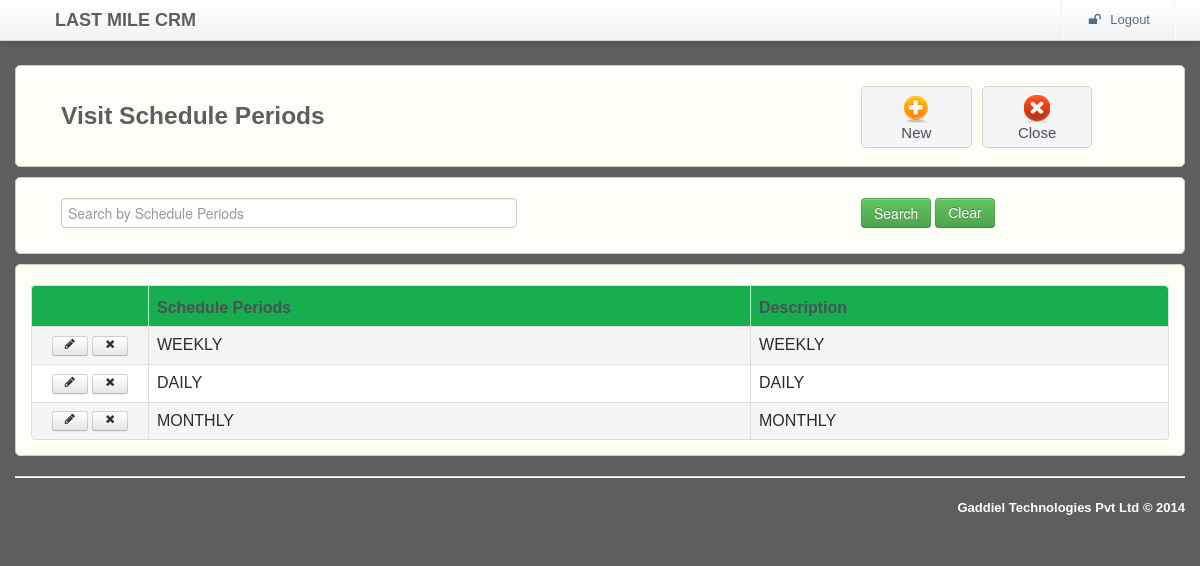
Screenshot of /master/visitSchedulePeriod/visitSchedulePeriods.php with the database file from the repository.
### tables this page shows
CREATE TABLE IF NOT EXISTS `VISIT_SCH_PERIODS` (
  `CREATED_BY` varchar(60) NOT NULL DEFAULT '-1',
  `CREATED_DATE` date NOT NULL DEFAULT '0000-00-00',
  `LAST_UPDATE_BY` varchar(60) NOT NULL DEFAULT '-1',
  `LAST_UPDATE_DATE` timestamp NOT NULL DEFAULT CURRENT_TIMESTAMP ON UPDATE CURRENT_TIMESTAMP,
  `ID` int(10) NOT NULL AUTO_INCREMENT,
  `SCH_PERIOD` varchar(60) NOT NULL,
  `DESCRIPTION` varchar(240) DEFAULT NULL,
  PRIMARY KEY (`ID`)
);

### master/visitSchedulePeriod/visitSchedulePeriods.php (the view, shortened to what this page needs)
<html lang="en"><head><meta http-equiv="Content-Type" content="text/html; charset=UTF-8">
    <link rel="stylesheet" type="text/css" href="../../resources/css/bootstrap.min.css" >
    <link rel="stylesheet" type="text/css" href="../../resources/css/bootstrap-responsive.min.css" >
    <link rel="stylesheet" type="text/css" href="../../resources/css/alveolae.css">
    <link rel="stylesheet" type="text/css" href="../../resources/css/font-awesome.css">
    <link rel="stylesheet" type="text/css" href="../../resources/css/footable.core.css?v=2-0-1">
    <link rel="stylesheet" type="text/css" href="../../resources/css/footable-demos.css">
</head>
<body>
<?php include($_SERVER['DOCUMENT_ROOT'].'/lastMileCRM/header.php'); ?>
	<form action="" method="POST" name="forms">
	<div id="main-content">
		<div class="container">
			<div class="row">
			   <div class="span12 desktop">
				 <div class="widget">
					<div class="widget-content ">
						<div class="span8"><h3>Visit Schedule Periods</h3></div>
						<div class="span3">
							<div class="box-holder">
                                 <a href="addVisitSchedulePeriods.php" onClick="newPage()">
                                 <div class="box"><img src="../../resources/images/e-add.png"/></br>New</div></a>
                            </div>
							 <div class="box-holder">
							   <a href="../master.php">
							   <div class="box"><img src="../../resources/images/e-close.png"/></br>Close</div></a>
                             </div>
						</div>
					</div>
				</div>
			 </div>
					<div class="span12">
					    <div class="widget">
						<div class="widget-content">
							<div class="span8"><input type="text" autofocus class="span5" placeholder="Search by Schedule Periods" id="searchSchedulePeriods" name="searchSchedulePeriods"/></div>
							<div class="span3"><input type="submit" class="btn btn-success " onClick="searchvalue()" value="Search"> <a href="#" class="btn btn-success " onClick="clearvalue()">Clear</a></div>
						</div>
					   </div>
			  </div>
				<div class="span12">
					<div class="widget-content">
						<div class="tab-content">
							<div class="tab-pane active" id="demo">
							<table class="table demo table-bordered " data-filter="#filter" data-page-size="5"
							       data-page-previous-text="prev" data-page-next-text="next">
								<thead>
									   <tr class="widget-header">
										<th ></th>
										<th data-toggle="true">Schedule Periods</th>
										<th data-hide="phone">Description</th>
									</tr>
								</thead>
								<tbody id="gridvaluediv" class="mytable1">
								 <?php
								    $pdo = Database::connect();
									$pdo->setAttribute(PDO::ATTR_ERRMODE, PDO::ERRMODE_EXCEPTION);
									$result = $pdo->prepare("SELECT ID,SCH_PERIOD,DESCRIPTION FROM VISIT_SCH_PERIODS ORDER BY ID DESC");
		                            $result->execute();
		                            for($i=0; $row = $result->fetch(); $i++){
			 				      ?>
									<tr Style="cursor:pointer;">
                                    <td class="actions">
											<a href="editVisitSchedulePeriods.php?id=<?php echo $row['ID']; ?>" class="btn btn-small "><i class="icon-pencil"></i></a>
											<a href="deleteVisitSchedulePeriods.php?id=<?php echo $row['ID']; ?>" class="btn btn-small" onclick="return confirm('Are you sure?')"><i class="icon-remove"></i></a>
										</td>
										<td><?php  echo $row['SCH_PERIOD'];?></td>
										<td><?php  echo $row['DESCRIPTION'];?></td>
									</tr>
								  <?php } ?>
								</tbody>
							</table>
							</div>
						</div>
					</div>
				</div>
			</div>
			<?php include($_SERVER['DOCUMENT_ROOT'].'/lastMileCRM/footer.php'); ?>
		</div>
	</div>
     </form>
</body>
</html>

### resources/css/alveolae.css (style rules this page uses)
body { background-color: #5e5e5e; font-family: 'Asap', sans-serif; }
h3 { margin-bottom: 15px; font-weight: 700; color: #5e5e5e; }
#main-content { padding-top: 60px; }
label, input, button, select, textarea { cursor: default; }
.box-holder { width: 25%; display: table-cell; }
.box-holder a { text-decoration: none; }
.box { height: 50px; padding: 5px; margin-right: 10px; font-size: 15px; text-align: center; color: #4A515B; background: #F5F5F5; border: 1px solid #D5D5D5; border-radius: 5px; text-shadow: 1px 1px 1px #EDEDED; }
.widget { clear: both; width: auto; position: relative; margin-bottom: 10px; }
.widget-header { position: relative; height: 40px; background: #17ae4f; border: 1px solid #CCCCCC; -webkit-border-top-left-radius: 5px; -webkit-border-top-right-radius: 5px; -moz-border-radius-topleft: 5px; -moz-border-radius-topright: 5px; border-top-left-radius: 5px; border-top-right-radius: 5px; }
.widget-content { padding: 20px 15px 15px; background: #fefff7; border: 1px solid #CCCCCC; -moz-border-radius: 5px; -webkit-border-radius: 5px; border-radius: 5px; }
.widget-content:before, .widget-content:after { content:""; display:table; clear:both; }
.table th { text-align: left; color: #4A515B; }
.table .actions { width: 100px; text-align: center; }
.table { display: table; margin: 0 auto; }
.desktop { display:block; }

### resources/css/footable.core.css (style rules this page uses)
.footable { width: 100%; }
.footable > thead > tr > th { -webkit-touch-callout: none; -webkit-user-select: none; -khtml-user-select: none; -moz-user-select: -moz-none; -ms-user-select: none; user-select: none; }

### resources/css/footable-demos.css (style rules this page uses)
body { color:#2B2B2B; font-family: 'trebuchet MS' , 'Lucida sans' , Arial; }

### master/visitSchedulePeriod/visitSchedulePeriods.php (style rules this page uses)
.oddtr { background-color:#FFFFFF; }
.eventr { background-color:#F5F5F5; }

### rows the page displays
visit_sch_periods: SCH_PERIOD "WEEKLY", DESCRIPTION "WEEKLY"
visit_sch_periods: SCH_PERIOD "DAILY", DESCRIPTION "DAILY"
visit_sch_periods: SCH_PERIOD "MONTHLY", DESCRIPTION "MONTHLY"
